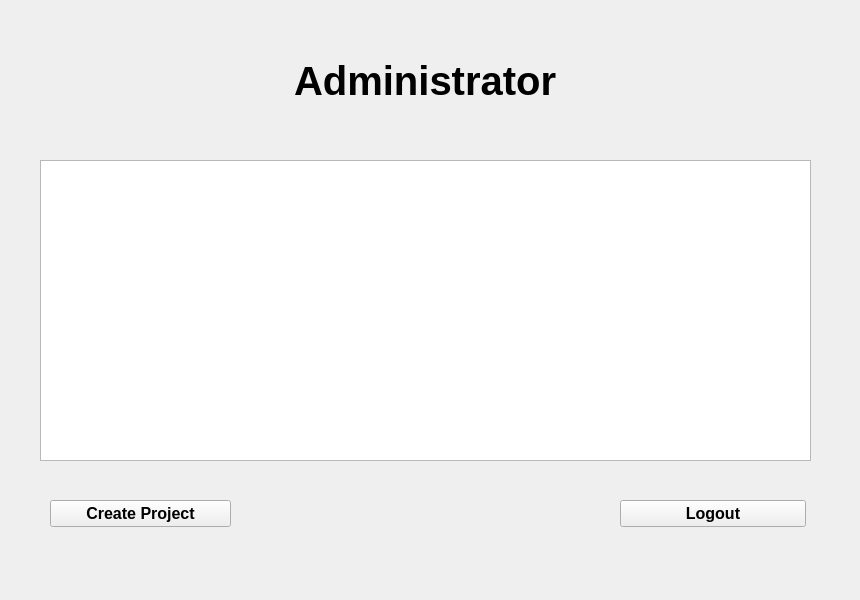
<?xml version="1.0" encoding="UTF-8"?>
<ui version="4.0">
 <class>AdminMainPage</class>
 <widget class="QWidget" name="AdminMainPage">
  <property name="geometry">
   <rect>
    <x>0</x>
    <y>0</y>
    <width>860</width>
    <height>600</height>
   </rect>
  </property>
  <property name="windowTitle">
   <string>Form</string>
  </property>
  <widget class="QPushButton" name="logoutButton_2">
   <property name="geometry">
    <rect>
     <x>620</x>
     <y>500</y>
     <width>186</width>
     <height>27</height>
    </rect>
   </property>
   <property name="font">
    <font>
     <pointsize>12</pointsize>
     <weight>75</weight>
     <bold>true</bold>
    </font>
   </property>
   <property name="text">
    <string>Logout</string>
   </property>
  </widget>
  <widget class="QPushButton" name="createButton_2">
   <property name="geometry">
    <rect>
     <x>50</x>
     <y>500</y>
     <width>181</width>
     <height>27</height>
    </rect>
   </property>
   <property name="font">
    <font>
     <pointsize>12</pointsize>
     <weight>75</weight>
     <bold>true</bold>
    </font>
   </property>
   <property name="text">
    <string>Create Project</string>
   </property>
  </widget>
  <widget class="QTableWidget" name="tableWidget">
   <property name="geometry">
    <rect>
     <x>40</x>
     <y>160</y>
     <width>771</width>
     <height>301</height>
    </rect>
   </property>
  </widget>
  <widget class="QWidget" name="verticalLayoutWidget_2">
   <property name="geometry">
    <rect>
     <x>280</x>
     <y>10</y>
     <width>291</width>
     <height>141</height>
    </rect>
   </property>
   <layout class="QVBoxLayout" name="verticalLayout_3">
    <item alignment="Qt::AlignHCenter">
     <widget class="QLabel" name="label_2">
      <property name="font">
       <font>
        <pointsize>30</pointsize>
        <weight>75</weight>
        <bold>true</bold>
       </font>
      </property>
      <property name="text">
       <string>Administrator</string>
      </property>
     </widget>
    </item>
   </layout>
  </widget>
 </widget>
 <resources/>
 <connections/>
</ui>
